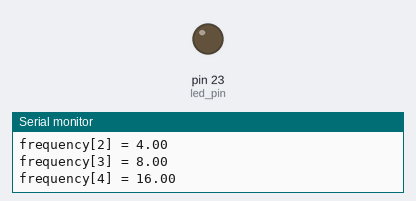
Simulated run of this sketch. Board: Arduino Mega 2560, built with avr-gcc and run on an emulated ATmega2560. Shown: output pins drawn as LEDs (lit = HIGH), the last lines printed to the serial monitor. Random numbers use the default seed unless the sketch sets one.

Above: at 0.1 s.
At 0.9 s:
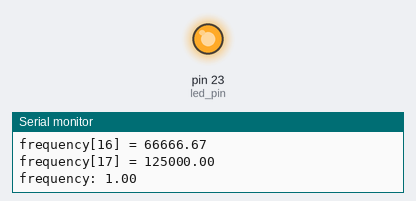
At 20.9 s:
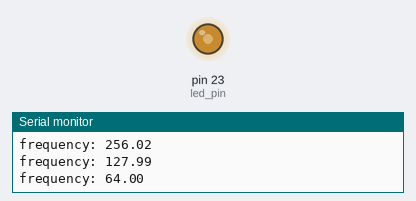
Timing chart, 0 to 40.0 s (numbered marks = the images above):
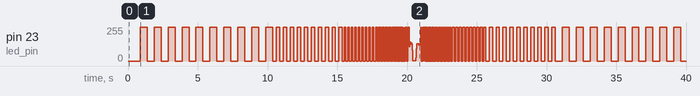

The sketch:

teensy_square_sweep.ino
```cpp
/*
  led square flicker sweep for teensy
 */

const int num_freq = 18;
// frequencies in Hz
const float freq[num_freq] {1.0, // 0
                    2.0, // 1
                    4.0, // 2
                    8.0, // 3
                    16.0, // 4
                    32.0, // 5
                    64.0, // 6
                    127.99, // 7
                    256.02, // 8
                    512.03, // 9
                    1023.54, // 10
                    2049.18, // 11
                    4098.36, // 12
                    8196.72, // 13
                    16393.44, // 14
                    32258.06, // 15
                    66666.67, // 16
                    125000 // 17
                    };
const int led_pin = 23;

// --- non-const
unsigned long int first_half_period_usec[num_freq];
unsigned long int second_half_period_usec[num_freq];
unsigned long t_last;
bool is_on;
const float duty_cycle = 0.5;
void setup() {
  Serial.begin(9600);

  pinMode(led_pin, OUTPUT);
  for (int i = 0; i < num_freq; i++) {
    first_half_period_usec[i] = round(duty_cycle * 1.0e6 / freq[i]);
    second_half_period_usec[i] = round(1.0e6 /freq[i]) - first_half_period_usec[i];
    Serial.print("frequency[");
    Serial.print(i);
    Serial.print("] = ");
    Serial.println(1000000.0 / (first_half_period_usec[i] + second_half_period_usec[i]));
  }
  t_last = micros();
  is_on = false;
}

void run_frequency(int f_idx, int num_half_periods) {
   Serial.print("frequency: ");
   Serial.println(1000000.0 / (first_half_period_usec[f_idx] + second_half_period_usec[f_idx]));
   int half_period_cnt = 0;
   while (half_period_cnt < num_half_periods) {
    const unsigned long t_clock = micros();
    // modular arithmetic should automatically handle the case when
    // t_clock has wrapped around such that t_last > t_clock
    const unsigned long dt = t_clock - t_last;
    if ((is_on && dt >= first_half_period_usec[f_idx])
        || (!is_on && dt >= second_half_period_usec[f_idx])) {
        digitalWrite(led_pin, is_on ? LOW : HIGH);
      is_on = !is_on;
      t_last = t_clock;
      half_period_cnt++;
      }
   }
}

// linear frequency sweep
void loop() {
  const int num_half_periods = 20;

  for (int f_idx = 0; f_idx < num_freq; f_idx++) {
    run_frequency(f_idx, num_half_periods);
  }
  for (int f_idx = num_freq - 1; f_idx >=  0; f_idx--) {
    run_frequency(f_idx, num_half_periods);
  }
}

// random frequency sweep
void loop_random() {
  const int num_half_periods = 20;
  const int num_samples = 100;
  for (int i = 0; i < num_samples; i++) {
    const int f_idx = random(0, num_freq);
    run_frequency(f_idx, num_half_periods);
  }
}
```

Measured:
- by itself, pin 23 (led_pin): 0/255 → 255/255 at 0.87 s, → 0/255 0.50 s later, → 255/255 0.50 s later, → 0/255 0.50 s later, … (248 changes in this stretch)
